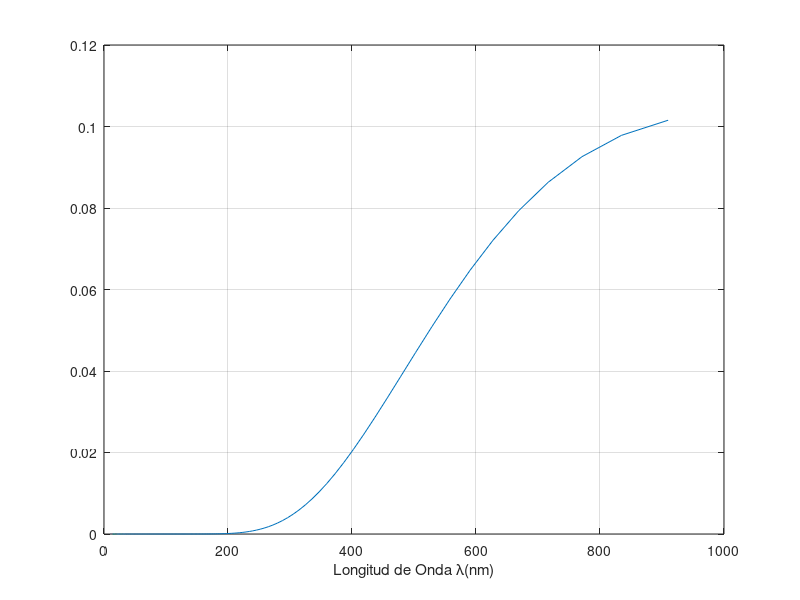

MATLAB code for this plot:
clear all;
close all;
clc;
k=1.3806488e-23;
h=6.62606957e-34;
c=3e8;

T=5000;

N=1000;

lmin=10e-9;
lmax=1000e-9;

fmin=c/lmax;
fmax=c/lmin;

df=(fmax-fmin)/N;

f=((1:N)*df)+fmin;

for i=1:N
    u=h*f(i)/(k*T);
    r(i)=((8*pi*(k*T)^4)/((h*c)^3))*((u^3)/(exp(u)-1));
end

plot(1e9*c./f,r);
grid on;
xlabel ('Longitud de Onda \lambda(nm)');
%axis([lmin*1e9 lmax*1e9 0 0.02]);

